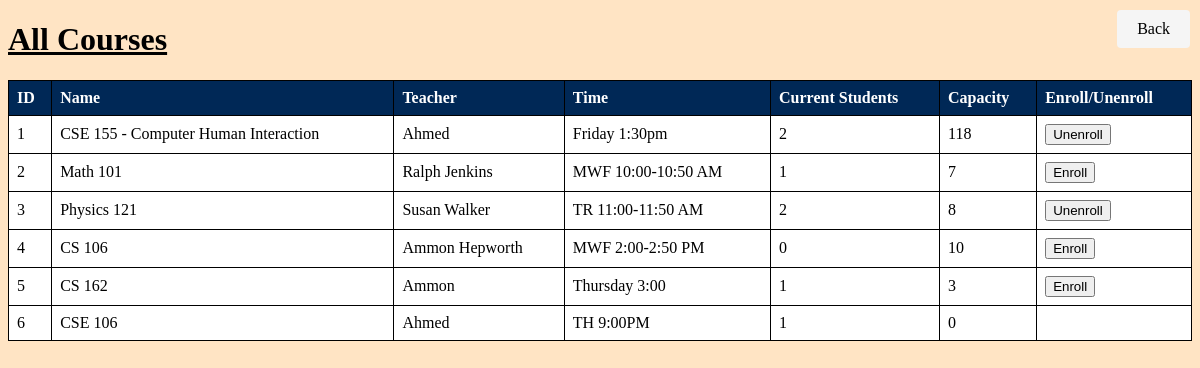
The app's page /all-courses (signed in) with its own data.
### login_example.py (models this page shows)
class Course(db.Model):
    id = db.Column(db.Integer, primary_key=True)
    name = db.Column(db.String(100), nullable=False)
    teacher = db.Column(db.String(100), nullable=False)
    time = db.Column(db.String(100), nullable=False)
    current_students = db.Column(db.Integer, default=0)
    capacity = db.Column(db.Integer, nullable=False)
    users = db.relationship("User", secondary="user_course" ,backref="Course")
    grades = db.relationship("Grade", backref="Course")

### login_example.py (the view)
@app.route('/all-courses')
@login_required
def all_courses():
    courses = Course.query.all()
    user = User.query.filter_by(username=current_user.username).first()
    return render_template('all_courses.html', courses=courses, user = user)

### login_example.py (called while the page is built)
@login_manager.user_loader
def load_user(user_id):
    return User.query.get(int(user_id))

### templates/all_courses.html (shortened to what this page needs)
<!DOCTYPE html>
<html lang="en">
<head>
</head>
<body>
    <h1>All Courses</h1>
    <table>
        <thead>
            <tr>
                <th>ID</th>
                <th>Name</th>
                <th>Teacher</th>
                <th>Time</th>
                <th>Current Students</th>
                <th>Capacity</th>
                <th>Enroll/Unenroll</th>
            </tr>
        </thead>
        <tbody>
            {% for course in courses %}
            <tr>
                <td>{{ course.id }}</td>
                <td>{{ course.name }}</td>
                <td>{{ course.teacher }}</td>
                <td>{{ course.time }}</td>
                <td>{{ course.current_students }}</td>
                <td>{{ course.capacity }}</td>
                <td>
                    <form action="/enroll_course" method="POST">
                    {% if course.current_students <= course.capacity or user in course.users%}
                        {% if user in course.users %}
                            <button type="submit">Unenroll</button>
                        {% else %}
                            <button type="submit">Enroll</button>
                        {% endif %}
                    {% endif %}
                    </form>
                </td>
            </tr>
            {% endfor %}
        </tbody>
    </table>
    <a href="{{ url_for('courses') }}" class="back">Back</a>
</body>
</html>

### templates/all_courses.html (style rules this page uses)
table { border-collapse: collapse; width: 100%; background-color: white; }
th, td { border: 1px solid black; text-align: left; padding: 8px; }
th { background-color: #002856; color: white; }
tr:nth-child(even) { background-color: white; }
a { color: #002856; text-decoration: none; }
.back { position: fixed; top: 10px; right: 10px; padding: 10px 20px; background-color: whitesmoke; color: black; text-decoration: none; border-radius: 4px; }
body { background-color: bisque; }
h1 { text-decoration: underline; }

### records on screen
Course: id "1", name "CSE 155 - Computer Human Interaction", teacher "Ahmed", time "Friday 1:30pm", current_students "2", capacity "118", shows "Unenroll"
Course: id "2", name "Math 101", teacher "Ralph Jenkins", time "MWF 10:00-10:50 AM", current_students "1", capacity "7", shows "Enroll"
Course: id "3", name "Physics 121", teacher "Susan Walker", time "TR 11:00-11:50 AM", current_students "2", capacity "8", shows "Unenroll"
Course: id "4", name "CS 106", teacher "Ammon Hepworth", time "MWF 2:00-2:50 PM", current_students "0", capacity "10", shows "Enroll"
Course: id "5", name "CS 162", teacher "Ammon", time "Thursday 3:00", current_students "1", capacity "3", shows "Enroll"
Course: id "6", name "CSE 106", teacher "Ahmed", time "TH 9:00PM", current_students "1", capacity "0"
